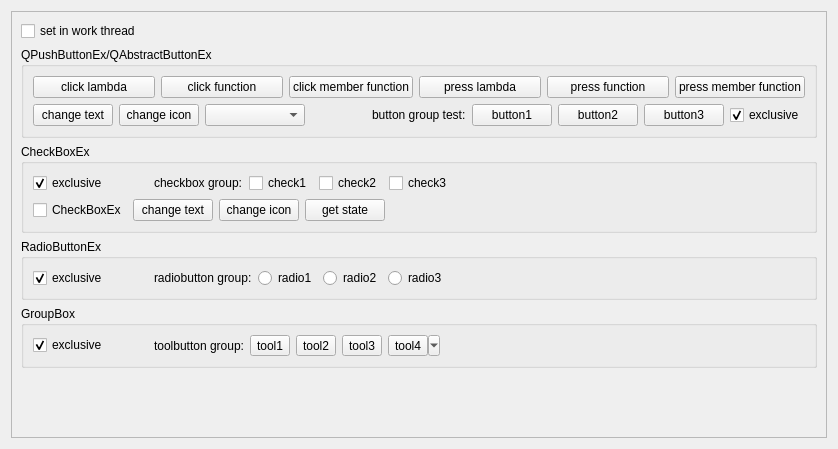
<?xml version="1.0" encoding="UTF-8"?>
<ui version="4.0">
 <class>Buttons</class>
 <widget class="QWidget" name="Buttons">
  <property name="geometry">
   <rect>
    <x>0</x>
    <y>0</y>
    <width>838</width>
    <height>449</height>
   </rect>
  </property>
  <property name="windowTitle">
   <string>Form</string>
  </property>
  <layout class="QVBoxLayout" name="verticalLayout">
   <item>
    <widget class="QScrollArea" name="scrollArea">
     <property name="widgetResizable">
      <bool>true</bool>
     </property>
     <widget class="QWidget" name="scrollAreaWidgetContents">
      <property name="geometry">
       <rect>
        <x>0</x>
        <y>0</y>
        <width>818</width>
        <height>429</height>
       </rect>
      </property>
      <layout class="QVBoxLayout" name="verticalLayout_2">
       <item>
        <layout class="QHBoxLayout" name="horizontalLayout_2">
         <item>
          <widget class="QCheckBoxEx" name="set_in_work_thread">
           <property name="text">
            <string>set in work thread</string>
           </property>
          </widget>
         </item>
        </layout>
       </item>
       <item>
        <widget class="QGroupBox" name="groupBox">
         <property name="title">
          <string>QPushButtonEx/QAbstractButtonEx</string>
         </property>
         <layout class="QVBoxLayout" name="verticalLayout_3">
          <item>
           <layout class="QHBoxLayout" name="horizontalLayout">
            <item>
             <widget class="QPushButtonEx" name="buttonex_click1">
              <property name="text">
               <string>click lambda</string>
              </property>
             </widget>
            </item>
            <item>
             <widget class="QPushButtonEx" name="buttonex_click2">
              <property name="text">
               <string>click function</string>
              </property>
             </widget>
            </item>
            <item>
             <widget class="QPushButtonEx" name="buttonex_click3">
              <property name="text">
               <string>click member function</string>
              </property>
             </widget>
            </item>
            <item>
             <widget class="QPushButtonEx" name="buttonex_press1">
              <property name="text">
               <string>press lambda</string>
              </property>
             </widget>
            </item>
            <item>
             <widget class="QPushButtonEx" name="buttonex_press2">
              <property name="text">
               <string>press function</string>
              </property>
             </widget>
            </item>
            <item>
             <widget class="QPushButtonEx" name="buttonex_press3">
              <property name="text">
               <string>press member function</string>
              </property>
             </widget>
            </item>
           </layout>
          </item>
          <item>
           <layout class="QHBoxLayout" name="horizontalLayout_3">
            <item>
             <widget class="QPushButtonEx" name="buttonex_change_text">
              <property name="text">
               <string>change text</string>
              </property>
             </widget>
            </item>
            <item>
             <widget class="QPushButtonEx" name="buttonex_change_icon">
              <property name="text">
               <string>change icon</string>
              </property>
             </widget>
            </item>
            <item>
             <widget class="QComboBoxEx" name="buttonex_icon_settype">
              <property name="minimumSize">
               <size>
                <width>100</width>
                <height>0</height>
               </size>
              </property>
             </widget>
            </item>
            <item>
             <spacer name="horizontalSpacer">
              <property name="orientation">
               <enum>Qt::Horizontal</enum>
              </property>
              <property name="sizeHint" stdset="0">
               <size>
                <width>40</width>
                <height>20</height>
               </size>
              </property>
             </spacer>
            </item>
            <item>
             <widget class="QLabel" name="label">
              <property name="text">
               <string>button group test:</string>
              </property>
             </widget>
            </item>
            <item>
             <widget class="QPushButtonEx" name="buttonex_g1">
              <property name="text">
               <string>button1</string>
              </property>
              <property name="checkable">
               <bool>true</bool>
              </property>
             </widget>
            </item>
            <item>
             <widget class="QPushButtonEx" name="buttonex_g2">
              <property name="text">
               <string>button2</string>
              </property>
              <property name="checkable">
               <bool>true</bool>
              </property>
             </widget>
            </item>
            <item>
             <widget class="QPushButtonEx" name="buttonex_g3">
              <property name="text">
               <string>button3</string>
              </property>
              <property name="checkable">
               <bool>true</bool>
              </property>
             </widget>
            </item>
            <item>
             <widget class="QCheckBoxEx" name="buttonex_exclusive">
              <property name="text">
               <string>exclusive</string>
              </property>
              <property name="checked">
               <bool>true</bool>
              </property>
             </widget>
            </item>
           </layout>
          </item>
         </layout>
        </widget>
       </item>
       <item>
        <widget class="QGroupBox" name="groupBox_2">
         <property name="title">
          <string>CheckBoxEx</string>
         </property>
         <layout class="QVBoxLayout" name="verticalLayout_4">
          <item>
           <layout class="QHBoxLayout" name="horizontalLayout_4" stretch="0,0,0,0,0,0,1">
            <item>
             <widget class="QCheckBoxEx" name="checkboxex_exclusive">
              <property name="text">
               <string>exclusive</string>
              </property>
              <property name="checked">
               <bool>true</bool>
              </property>
             </widget>
            </item>
            <item>
             <spacer name="horizontalSpacer_4">
              <property name="orientation">
               <enum>Qt::Horizontal</enum>
              </property>
              <property name="sizeHint" stdset="0">
               <size>
                <width>40</width>
                <height>20</height>
               </size>
              </property>
             </spacer>
            </item>
            <item>
             <widget class="QLabel" name="label_2">
              <property name="text">
               <string>checkbox group:</string>
              </property>
             </widget>
            </item>
            <item>
             <widget class="QCheckBoxEx" name="checkboxex1">
              <property name="text">
               <string>check1</string>
              </property>
             </widget>
            </item>
            <item>
             <widget class="QCheckBoxEx" name="checkboxex2">
              <property name="text">
               <string>check2</string>
              </property>
             </widget>
            </item>
            <item>
             <widget class="QCheckBoxEx" name="checkboxex3">
              <property name="text">
               <string>check3</string>
              </property>
             </widget>
            </item>
            <item>
             <spacer name="horizontalSpacer_2">
              <property name="orientation">
               <enum>Qt::Horizontal</enum>
              </property>
              <property name="sizeHint" stdset="0">
               <size>
                <width>40</width>
                <height>20</height>
               </size>
              </property>
             </spacer>
            </item>
           </layout>
          </item>
          <item>
           <layout class="QHBoxLayout" name="horizontalLayout_5">
            <item>
             <widget class="QCheckBoxEx" name="checkboxex_target">
              <property name="text">
               <string>CheckBoxEx</string>
              </property>
              <property name="tristate">
               <bool>true</bool>
              </property>
             </widget>
            </item>
            <item>
             <widget class="QPushButtonEx" name="checkboxex_change_text">
              <property name="text">
               <string>change text</string>
              </property>
             </widget>
            </item>
            <item>
             <widget class="QPushButtonEx" name="checkboxex_change_icon">
              <property name="text">
               <string>change icon</string>
              </property>
             </widget>
            </item>
            <item>
             <widget class="QPushButtonEx" name="checkboxex_get_state">
              <property name="text">
               <string>get state</string>
              </property>
             </widget>
            </item>
            <item>
             <spacer name="horizontalSpacer_3">
              <property name="orientation">
               <enum>Qt::Horizontal</enum>
              </property>
              <property name="sizeHint" stdset="0">
               <size>
                <width>40</width>
                <height>20</height>
               </size>
              </property>
             </spacer>
            </item>
           </layout>
          </item>
         </layout>
        </widget>
       </item>
       <item>
        <widget class="QGroupBox" name="groupBox_3">
         <property name="title">
          <string>RadioButtonEx</string>
         </property>
         <layout class="QVBoxLayout" name="verticalLayout_5">
          <item>
           <layout class="QHBoxLayout" name="horizontalLayout_6" stretch="0,0,0,0,0,0,1">
            <item>
             <widget class="QCheckBoxEx" name="radiobuttonex_exclusive">
              <property name="text">
               <string>exclusive</string>
              </property>
              <property name="checked">
               <bool>true</bool>
              </property>
             </widget>
            </item>
            <item>
             <spacer name="horizontalSpacer_6">
              <property name="orientation">
               <enum>Qt::Horizontal</enum>
              </property>
              <property name="sizeHint" stdset="0">
               <size>
                <width>40</width>
                <height>20</height>
               </size>
              </property>
             </spacer>
            </item>
            <item>
             <widget class="QLabel" name="label_3">
              <property name="text">
               <string>radiobutton group:</string>
              </property>
             </widget>
            </item>
            <item>
             <widget class="QRadioButtonEx" name="radioex1">
              <property name="text">
               <string>radio1</string>
              </property>
             </widget>
            </item>
            <item>
             <widget class="QRadioButtonEx" name="radioex2">
              <property name="text">
               <string>radio2</string>
              </property>
             </widget>
            </item>
            <item>
             <widget class="QRadioButtonEx" name="radioex3">
              <property name="text">
               <string>radio3</string>
              </property>
             </widget>
            </item>
            <item>
             <spacer name="horizontalSpacer_5">
              <property name="orientation">
               <enum>Qt::Horizontal</enum>
              </property>
              <property name="sizeHint" stdset="0">
               <size>
                <width>40</width>
                <height>20</height>
               </size>
              </property>
             </spacer>
            </item>
           </layout>
          </item>
         </layout>
        </widget>
       </item>
       <item>
        <widget class="QGroupBox" name="groupBox_4">
         <property name="title">
          <string>GroupBox</string>
         </property>
         <layout class="QVBoxLayout" name="verticalLayout_6">
          <item>
           <layout class="QHBoxLayout" name="horizontalLayout_7" stretch="0,0,0,0,0,0,0,1">
            <item>
             <widget class="QCheckBoxEx" name="toolbuttonex_exclusive">
              <property name="text">
               <string>exclusive</string>
              </property>
              <property name="checked">
               <bool>true</bool>
              </property>
             </widget>
            </item>
            <item>
             <spacer name="horizontalSpacer_8">
              <property name="orientation">
               <enum>Qt::Horizontal</enum>
              </property>
              <property name="sizeHint" stdset="0">
               <size>
                <width>40</width>
                <height>20</height>
               </size>
              </property>
             </spacer>
            </item>
            <item>
             <widget class="QLabel" name="label_4">
              <property name="text">
               <string>toolbutton group:</string>
              </property>
             </widget>
            </item>
            <item>
             <widget class="QToolButtonEx" name="toolbtnex1">
              <property name="text">
               <string>tool1</string>
              </property>
              <property name="checkable">
               <bool>true</bool>
              </property>
              <property name="toolButtonStyle">
               <enum>Qt::ToolButtonTextUnderIcon</enum>
              </property>
             </widget>
            </item>
            <item>
             <widget class="QToolButtonEx" name="toolbtnex2">
              <property name="text">
               <string>tool2</string>
              </property>
              <property name="checkable">
               <bool>true</bool>
              </property>
              <property name="toolButtonStyle">
               <enum>Qt::ToolButtonTextUnderIcon</enum>
              </property>
             </widget>
            </item>
            <item>
             <widget class="QToolButtonEx" name="toolbtnex3">
              <property name="text">
               <string>tool3</string>
              </property>
              <property name="checkable">
               <bool>true</bool>
              </property>
              <property name="toolButtonStyle">
               <enum>Qt::ToolButtonTextUnderIcon</enum>
              </property>
             </widget>
            </item>
            <item>
             <widget class="QToolButtonEx" name="toolbtnex4">
              <property name="text">
               <string>tool4</string>
              </property>
              <property name="popupMode">
               <enum>QToolButton::MenuButtonPopup</enum>
              </property>
             </widget>
            </item>
            <item>
             <spacer name="horizontalSpacer_7">
              <property name="orientation">
               <enum>Qt::Horizontal</enum>
              </property>
              <property name="sizeHint" stdset="0">
               <size>
                <width>40</width>
                <height>20</height>
               </size>
              </property>
             </spacer>
            </item>
           </layout>
          </item>
         </layout>
        </widget>
       </item>
       <item>
        <spacer name="verticalSpacer">
         <property name="orientation">
          <enum>Qt::Vertical</enum>
         </property>
         <property name="sizeHint" stdset="0">
          <size>
           <width>20</width>
           <height>345</height>
          </size>
         </property>
        </spacer>
       </item>
      </layout>
     </widget>
    </widget>
   </item>
  </layout>
 </widget>
 <customwidgets>
  <customwidget>
   <class>QPushButtonEx</class>
   <extends>QPushButton</extends>
   <header>QPushButtonEx.h</header>
  </customwidget>
  <customwidget>
   <class>QCheckBoxEx</class>
   <extends>QCheckBox</extends>
   <header>QCheckBoxEx.h</header>
  </customwidget>
  <customwidget>
   <class>QRadioButtonEx</class>
   <extends>QRadioButton</extends>
   <header>QRadioButtonEx.h</header>
  </customwidget>
  <customwidget>
   <class>QToolButtonEx</class>
   <extends>QToolButton</extends>
   <header>QToolButtonEx.h</header>
  </customwidget>
  <customwidget>
   <class>QComboBoxEx</class>
   <extends>QComboBox</extends>
   <header>QComboBoxEx.h</header>
  </customwidget>
 </customwidgets>
 <resources/>
 <connections/>
</ui>
